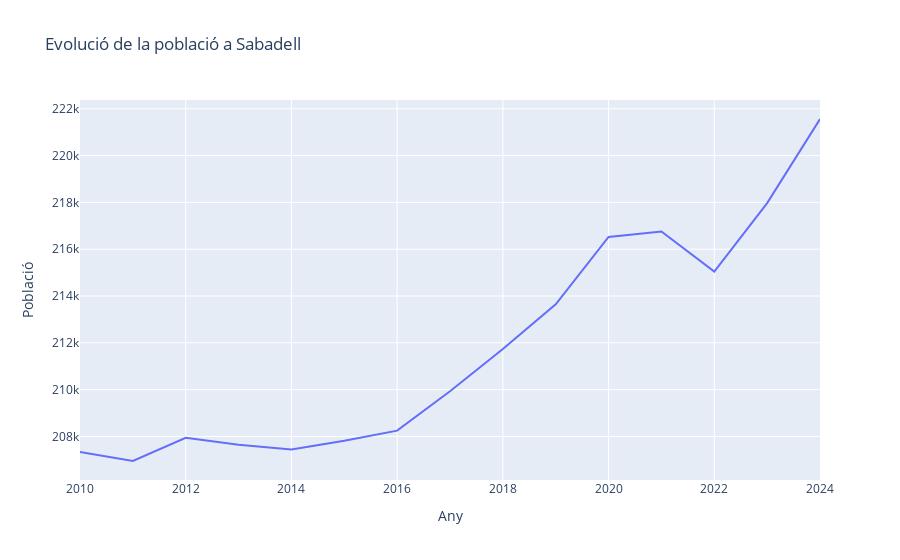

The notebook cell saved with this chart:
### Markdown cell above
**ANÀLISI DESCRIPTIU**

### Code cell
fig = px.line(df2, 
              y='Població',
              title=f'Evolució de la població a {ciutat}'
             )
fig.show()

### Figure 1 — Plotly figure (JSON) as saved in the notebook; plotly's stock layout.template omitted (floating-point values rounded to 4 significant figures)
{"data": [{"hovertemplate": "Any=%{x}<br>Població=%{y}<extra></extra>", "legendgroup": "", "line": {"color": "#636efa", "dash": "solid"}, "marker": {"symbol": "circle"}, "mode": "lines", "name": "", "orientation": "v", "showlegend": false, "type": "scatter", "x": [2010, 2011, 2012, 2013, 2014, 2015, 2016, 2017, 2018, 2019, 2020, 2021, 2022, 2023, 2024], "xaxis": "x", "y": [207300.0, 206900.0, 207900.0, 207600.0, 207400.0, 207800.0, 208200.0, 209900.0, 211700.0, 213600.0, 216500.0, 216800.0, 215000.0, 218000.0, 221600.0], "yaxis": "y"}], "layout": {"legend": {"tracegroupgap": 0}, "title": {"text": "Evolució de la població a Sabadell"}, "xaxis": {"anchor": "y", "domain": [0, 1], "title": {"text": "Any"}}, "yaxis": {"anchor": "x", "domain": [0, 1], "title": {"text": "Població"}}}}
